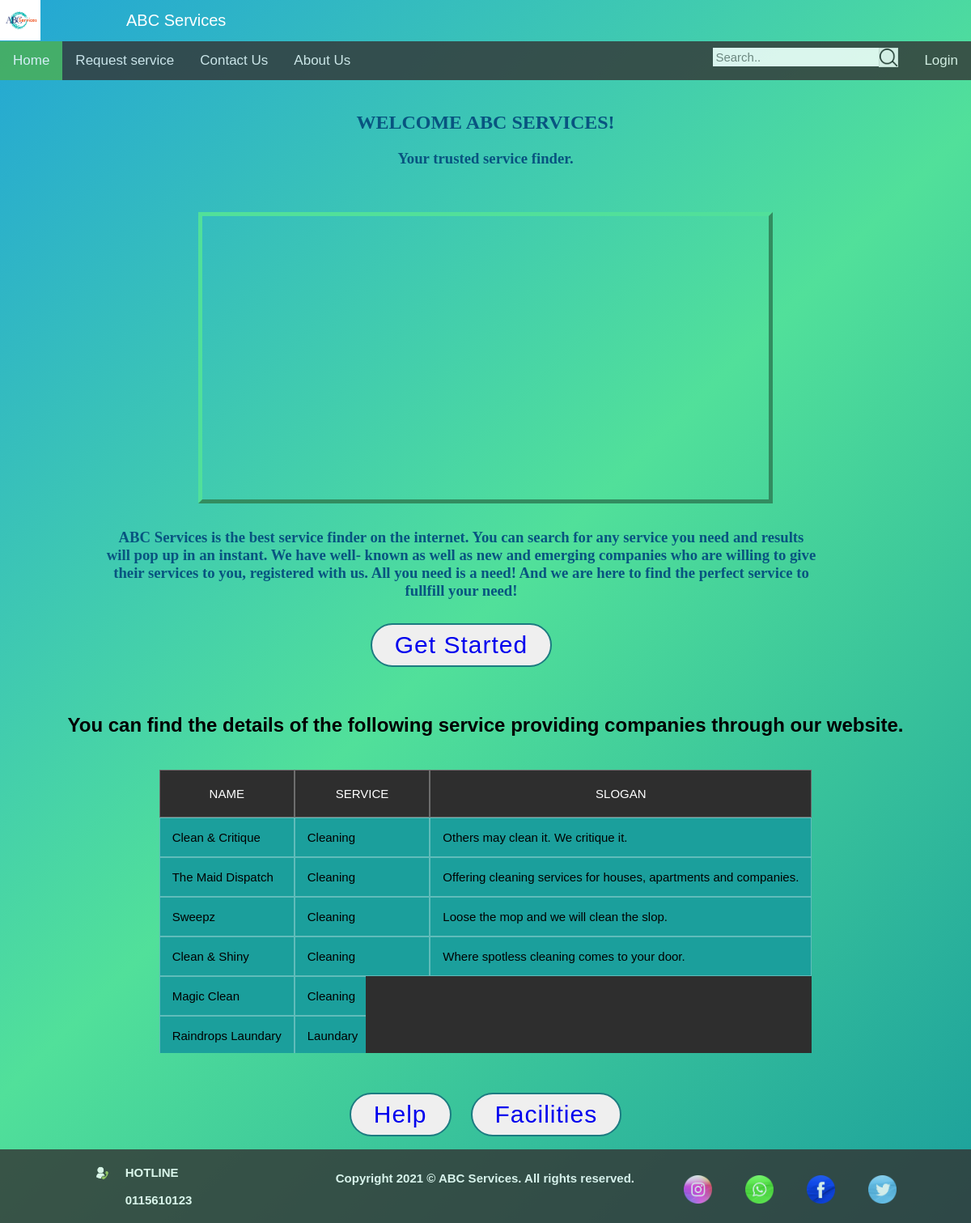
The app's page /home.php with its own data.
### tables this page shows
CREATE TABLE `company` (
  `companyid` int NOT NULL AUTO_INCREMENT,
  `logo` mediumblob,
  `cname` varchar(100) DEFAULT NULL,
  `caddress` varchar(200) DEFAULT NULL,
  `cmobile` varchar(45) DEFAULT NULL,
  `cemail` varchar(100) DEFAULT NULL,
  `cservice` varchar(45) DEFAULT NULL,
  `cdescription` varchar(200) DEFAULT NULL,
  `cpassword` varchar(45) DEFAULT NULL,
  `cminprice` float DEFAULT NULL,
  `cmaxprice` float DEFAULT NULL,
  PRIMARY KEY (`companyid`)
);

### home.php (the view, shortened to what this page needs)
<html>
<head>
<link rel="stylesheet" type="text/css" href="css/headfoot.css"/>
<link rel="stylesheet" type="text/css" href="css/homestyle.css"/>
</head>
<Body>
<header id = "header">
<div class="topnavname">
	<img src="images/example.png">
	<a class="active" href="#">ABC Services</a>
</div>
<div class="topnav">
	<a class="active" href="#">Home</a>
	<a href="requestservice.php">Request service</a>
	<a href="feedback.php">Contact Us</a>
	<a href="aboutus.php">About Us</a>
	<div>
		<a href="index.html">Login </a>
	</div>
	<div class="search-container">
		<form method="POST" action="search.php">
		<input type="text" placeholder="Search.." name="search">
		<button type="submit"><img src = "images/search.jpg"></button>
		</form>
	</div>
</div>
</header>
<br ><br >
<table width = "auto" align="center"><td>
<section id = "wellcome" class = "wellcome">
	<div>
		<h2>WELCOME ABC SERVICES!</h2>
		<h3>Your trusted service finder.</h3>
	</div>
	<br ><br >
	<div>
		<video autoplay loop>
			<source src="images/movie.mp4" type="video/mp4">
		</video>
	</div>
</section>
</td></table>
<div class="row">
	<div class="colfot1"></div>
	<div class="colfot3" align="center">
		<h3 width = "auto">ABC Services is the best service finder on the internet. You can search for any service you need and results will pop up in an instant. We have well- known as well as new and emerging companies who are willing to give their services to you, registered with us. All you need is a need! And we are here to find the perfect service to fullfill your need!</h3>
		<section id = "btns">
			<button class="btn">
			<a href="search.php" >Get Started</a>
			</button>
		</section>
	</div>
	<div class="colfot1"></div>
</div>
<br >
<div class="row" align="center">
	<h2>You can find the details of the following service providing companies through our website.</h2>
</div>
<br >
<table width = "auto" align="center"><td>
<section id = "detail">
	<div class="tbl-header">
		<table cellpadding="0" cellspacing="0" border="0" style="background-color: #2E2E2E;">
		  <thead>
			<tr>
			  <th>NAME</th>
			  <th>SERVICE</th>
			  <th>SLOGAN</th>
			</tr>
		  </thead>
          <tbody id="table-data" class="tbl-content">
          <?php
            include 'php/conn.php';
            $sql = "SELECT * FROM is1109.company where company.cemail != 'admin@admin.com'";
            $result = $conn->query($sql);
                if($result->num_rows>0){
                    while($row = $result->fetch_assoc()){
                        echo "<tr>
                        <td>".$row["cname"]."</td>
                        <td>".$row["cservice"]."</td>
                        <td>".$row["cdescription"]."</td>
                        </tr>";
                    }
                }
                ?>
		  </tbody>
		</table>
	  </div>
</section>
<br>
<br>
<section id = "btns">
    <table align="center">
	<td><button class="btn">
    <a href="help.php">Help</a>
	</button>
    </td>
	<td><button class="btn">
    <a href="facilities.php">Facilities</a>
	</button>
    </td></table>
</section>
</td></table>
<?php include 'php/stickyfooter.php';?>
</body>
</html>

### php/stickyfooter.php
<div class="footer" style="position:sticky;" align="center">
	<div class="row">
		<div class="column" align="center">
			<div class="colfot">
			</div>
			<div class="colfot1">
				<img class="logo" src="images/phone.png" width="50" height="50" alt="phone">
			</div>
			<div class="colfot2">
				HOTLINE
				<br><br>
				0115610123
			</div>
		</div>
		<div class="column" style="color: white">
			<br>
			Copyright 2021 © ABC Services. All rights reserved.
		</div>
		<div class="column" align="right">
			<br>
			<div class="colicon">
				<a href="#"><img class="logo" src="images/insta.png" width="35" height="35" alt="insta"></a>
			</div>
			<div class="colicon">
				<a href="#"><img class="logo" src="images/whats.png" width="35" height="35" alt="whats"></a>
			</div>
			<div class="colicon">
				<a href="#"><img class="logo" src="images/face.png" width="35" height="35" alt="face"></a>
			</div>
			<div class="colicon">
				<a href="#"><img class="logo" src="images/twitter.png" width="35" height="35" alt="twitter"></a>
			</div>
		</div>
	</div>
</div>

### css/headfoot.css (style rules this page uses)
body { margin: 0; font-family: Arial, Helvetica, sans-serif; width : 100%; height :100vh; background: linear-gradient(-45deg,#1B9F9C,#51E09A,#23A6D5) }
* { box-sizing:border-box; }
.topnav { overflow: hidden; background-color: #e9e9e9; }
.topnav .search-container { float: right; }
.topnav input[type=text] { padding: 3px; margin-top: 8px; font-size: 15px; border: none; }
.topnav .search-container button { float: right; padding: 1px 1px; margin-top: 8px; margin-right: 16px; background: #ddd; font-size: 17px; border: none; cursor: pointer; }
.topnav img { width: 22px; height: 22px; }
.topnavname { overflow: hidden; }
.topnavname a.active { color: white; }
.topnavname a { float: left; color: #f2f2f2; text-align: center; padding: 14px 106px; text-decoration: none; font-size: 20px; }
.topnavname img { float: left; width: 50px; height: 50px; }
.topnav { overflow: hidden; background-color: #333; opacity: 0.8; transition: all 0.5s; }
.topnav a { float: left; color: #f2f2f2; text-align: center; padding: 14px 16px; text-decoration: none; font-size: 17px; }
.topnav div { float: right; color: #f2f2f2; text-align: center; text-decoration: none; font-size: 17px; }
.topnav a.active { background-color: #4CAF50; color: white; }
.footer { font-size: 15px; font-weight: bold; overflow: hidden; background-color: #333; opacity: 0.8; transition: all 0.5s; position: fixed; left: 0px; bottom: 0px; width: 100%; }
.column { float: left; width: 33.3%; padding: 10px; }
.colfot { float: left; width: 25.5%; padding: 10px; }
.colfot1 { float: left; width: 10%; padding: 10px; }
.colfot2 { color: white; float: left; width: 5%; padding: 10px; }
.colfot3 { float: left; width: 75%; padding: 10px; }
.colicon { float: left; width: 20%; padding: 5px; }
.colfot1 img { display: block; height: auto; max-width: 100%; }
.row:after { content: ""; display: table; clear: both; }

### css/homestyle.css (style rules this page uses)
.wellcome h2, h3 { font-family: 'Lucida Sans', 'Lucida Sans Regular', 'Lucida Grande', 'Lucida Sans Unicode', 'Geneva, Verdana', 'sans-serif'; font-style: normal; color: #085480; text-align: center; }
.wellcome video { width: auto; height: 360px; display: block; margin: auto; border: 5px outset #51E09A; }
.tbl-header { height: 350px; overflow-y: scroll; width:100%; margin: auto; table-layout: fixed; }
.tbl-header { background-color: rgba(255,255,255,0.3); }
.tbl-header th { width: auto; padding: 20px 50px; text-align: center; font-weight: 500; font-size: 15px; color: #fff; text-transform: uppercase; border: 1px solid rgba(255,255,255,0.3); }
.tbl-content { overflow-x:auto; margin-top: 0px; border: 1px solid rgba(255,255,255,0.3); width:100%; margin: auto; table-layout: fixed; }
.tbl-content td { width: auto; padding: 15px; text-align: left; vertical-align:top; font-weight: 300; font-size: 15px; border: 1px solid rgba(255,255,255,0.3); background-color: #1B9F9C; }
.btn { text-align: center; font-family: Montserrat, sans-serif; font-weight: 400; font-size: 30px; letter-spacing: 1px; display: inline-block; padding: 8px 28px; border-radius: 50px; transition: 0.5s; margin: 10px; border: 2px solid rgb(28, 123, 129); color: rgb(122, 19, 19); }
.btn a:link { text-decoration: none; }

### records on screen
company: cname "Clean & Critique", cservice "Cleaning", cdescription "Others may clean it. We critique it."
company: cname "The Maid Dispatch", cservice "Cleaning", cdescription "Offering cleaning services for houses, apartments and companies."
company: cname "Sweepz", cservice "Cleaning", cdescription "Loose the mop and we will clean the slop."
company: cname "Clean & Shiny", cservice "Cleaning", cdescription "Where spotless cleaning comes to your door."
company: cname "Magic Clean", cservice "Cleaning"
company: cname "Raindrops Laundary", cservice "Laundary"
